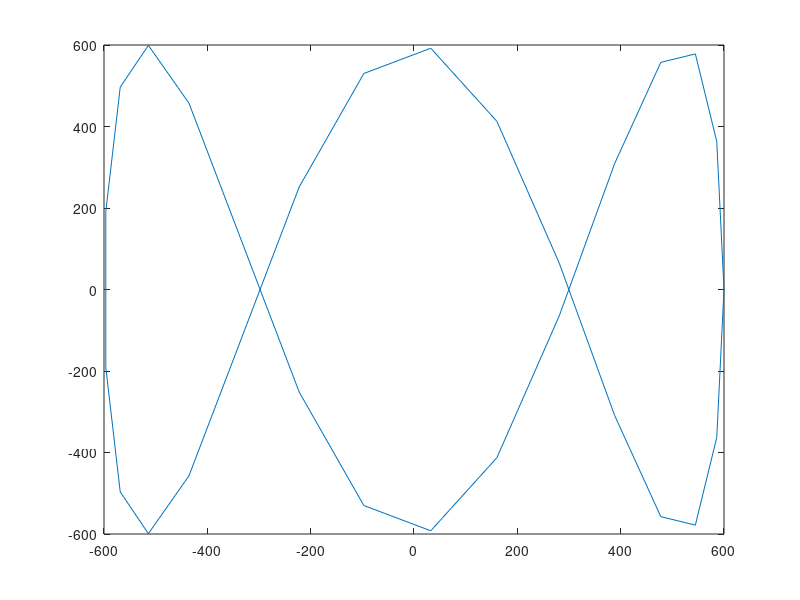

Here is the MATLAB script that generated this plot: (Note: this script raises an error after producing the figure.)
clear all;
close all;
clc;
%% lissajous
PathSize=30;
t=linspace(0,2*pi,PathSize);
x=600*sin(t+pi/2);
y=600*sin(3*t);
plot(x,y)
%% zadanie odwrotne
% x=700;
% y=100;
l1=500;
l2=400;
licz1=l2.^2-l1.^2-x.^2-y.^2;
mian1=4*l1.^2*(x.^2+y.^2)-(l2.^2-l1.^2-x.^2-y.^2).^2;
th1_1=atan2(-x,y)-atan2(licz1,sqrt(mian1));
th1_2=atan2(-x,y)-atan2(licz1,-sqrt(mian1));
th2_1=wrapToPi(atan2(y-l1*sin(th1_1),x-l1*cos(th1_1))-th1_1);
th2_2=wrapToPi(atan2(y-l1*sin(th1_2),x-l1*cos(th1_2))-th1_2);
%% test
th1_1=unwrap(th1_1);
th1_2=unwrap(th1_2);
th2_1=unwrap(th2_1);
th2_2=unwrap(th2_2);
X=l1*cos(th1_1)+l2*cos(th1_1+th2_1);
Y=l1*sin(th1_1)+l2*sin(th1_1+th2_1);
plot(X,Y)
figure
plot(t,rad2deg(th1_1))
hold on
plot(t,rad2deg(th1_2))
hold on
figure
plot(t,rad2deg(th2_1))
hold on
plot(t,rad2deg(th2_2))
axis tight
grid on
xlabel("Czas [s]")
ylabel("Kąt [stopnie]")
legend("Kąt theta1","Kąt theta2")
title("Wykres współrzędnych złączowych układu 2R")
traj=[th1_2;th2_2];
save("traj2R.mat","traj")
